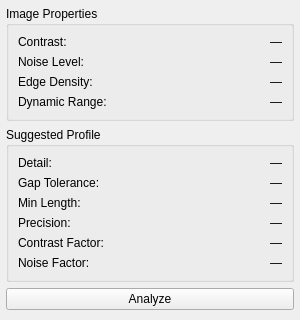
<?xml version="1.0" encoding="UTF-8"?>
<ui version="4.0">
 <class>ImageAnalyzerPanel</class>
 <widget class="QMainWindow" name="ImageAnalyzerPanel">
  <property name="windowModality">
   <enum>Qt::NonModal</enum>
  </property>
  <property name="geometry">
   <rect>
    <x>0</x>
    <y>0</y>
    <width>300</width>
    <height>320</height>
   </rect>
  </property>
  <property name="minimumSize">
   <size>
    <width>280</width>
    <height>300</height>
   </size>
  </property>
  <property name="windowTitle">
   <string>Image Analyzer</string>
  </property>
  <widget class="QWidget" name="centralwidget">
   <layout class="QVBoxLayout" name="verticalLayout">
    <property name="spacing">
     <number>6</number>
    </property>
    <property name="leftMargin">
     <number>6</number>
    </property>
    <property name="topMargin">
     <number>6</number>
    </property>
    <property name="rightMargin">
     <number>6</number>
    </property>
    <property name="bottomMargin">
     <number>6</number>
    </property>
    <item>
     <widget class="QGroupBox" name="group_properties">
      <property name="title">
       <string>Image Properties</string>
      </property>
      <layout class="QFormLayout" name="formLayout_properties">
       <item row="0" column="0">
        <widget class="QLabel" name="label_contrast_title">
         <property name="text">
          <string>Contrast:</string>
         </property>
        </widget>
       </item>
       <item row="0" column="1">
        <widget class="QLabel" name="lbl_contrast">
         <property name="text">
          <string>—</string>
         </property>
         <property name="alignment">
          <set>Qt::AlignRight|Qt::AlignVCenter</set>
         </property>
        </widget>
       </item>
       <item row="1" column="0">
        <widget class="QLabel" name="label_noise_title">
         <property name="text">
          <string>Noise Level:</string>
         </property>
        </widget>
       </item>
       <item row="1" column="1">
        <widget class="QLabel" name="lbl_noise">
         <property name="text">
          <string>—</string>
         </property>
         <property name="alignment">
          <set>Qt::AlignRight|Qt::AlignVCenter</set>
         </property>
        </widget>
       </item>
       <item row="2" column="0">
        <widget class="QLabel" name="label_edge_density_title">
         <property name="text">
          <string>Edge Density:</string>
         </property>
        </widget>
       </item>
       <item row="2" column="1">
        <widget class="QLabel" name="lbl_edge_density">
         <property name="text">
          <string>—</string>
         </property>
         <property name="alignment">
          <set>Qt::AlignRight|Qt::AlignVCenter</set>
         </property>
        </widget>
       </item>
       <item row="3" column="0">
        <widget class="QLabel" name="label_dynamic_range_title">
         <property name="text">
          <string>Dynamic Range:</string>
         </property>
        </widget>
       </item>
       <item row="3" column="1">
        <widget class="QLabel" name="lbl_dynamic_range">
         <property name="text">
          <string>—</string>
         </property>
         <property name="alignment">
          <set>Qt::AlignRight|Qt::AlignVCenter</set>
         </property>
        </widget>
       </item>
      </layout>
     </widget>
    </item>
    <item>
     <widget class="QGroupBox" name="group_profile">
      <property name="title">
       <string>Suggested Profile</string>
      </property>
      <layout class="QFormLayout" name="formLayout_profile">
       <item row="0" column="0">
        <widget class="QLabel" name="label_detail_title">
         <property name="text">
          <string>Detail:</string>
         </property>
        </widget>
       </item>
       <item row="0" column="1">
        <widget class="QLabel" name="lbl_detail">
         <property name="text">
          <string>—</string>
         </property>
         <property name="alignment">
          <set>Qt::AlignRight|Qt::AlignVCenter</set>
         </property>
        </widget>
       </item>
       <item row="1" column="0">
        <widget class="QLabel" name="label_gap_title">
         <property name="text">
          <string>Gap Tolerance:</string>
         </property>
        </widget>
       </item>
       <item row="1" column="1">
        <widget class="QLabel" name="lbl_gap_tolerance">
         <property name="text">
          <string>—</string>
         </property>
         <property name="alignment">
          <set>Qt::AlignRight|Qt::AlignVCenter</set>
         </property>
        </widget>
       </item>
       <item row="2" column="0">
        <widget class="QLabel" name="label_min_length_title">
         <property name="text">
          <string>Min Length:</string>
         </property>
        </widget>
       </item>
       <item row="2" column="1">
        <widget class="QLabel" name="lbl_min_length">
         <property name="text">
          <string>—</string>
         </property>
         <property name="alignment">
          <set>Qt::AlignRight|Qt::AlignVCenter</set>
         </property>
        </widget>
       </item>
       <item row="3" column="0">
        <widget class="QLabel" name="label_precision_title">
         <property name="text">
          <string>Precision:</string>
         </property>
        </widget>
       </item>
       <item row="3" column="1">
        <widget class="QLabel" name="lbl_precision">
         <property name="text">
          <string>—</string>
         </property>
         <property name="alignment">
          <set>Qt::AlignRight|Qt::AlignVCenter</set>
         </property>
        </widget>
       </item>
       <item row="4" column="0">
        <widget class="QLabel" name="label_contrast_factor_title">
         <property name="text">
          <string>Contrast Factor:</string>
         </property>
        </widget>
       </item>
       <item row="4" column="1">
        <widget class="QLabel" name="lbl_contrast_factor">
         <property name="text">
          <string>—</string>
         </property>
         <property name="alignment">
          <set>Qt::AlignRight|Qt::AlignVCenter</set>
         </property>
        </widget>
       </item>
       <item row="5" column="0">
        <widget class="QLabel" name="label_noise_factor_title">
         <property name="text">
          <string>Noise Factor:</string>
         </property>
        </widget>
       </item>
       <item row="5" column="1">
        <widget class="QLabel" name="lbl_noise_factor">
         <property name="text">
          <string>—</string>
         </property>
         <property name="alignment">
          <set>Qt::AlignRight|Qt::AlignVCenter</set>
         </property>
        </widget>
       </item>
      </layout>
     </widget>
    </item>
    <item>
     <widget class="QPushButton" name="pb_analyze">
      <property name="text">
       <string>Analyze</string>
      </property>
     </widget>
    </item>
    <item>
     <spacer name="verticalSpacer">
      <property name="orientation">
       <enum>Qt::Vertical</enum>
      </property>
      <property name="sizeHint" stdset="0">
       <size>
        <width>20</width>
        <height>0</height>
       </size>
      </property>
     </spacer>
    </item>
   </layout>
  </widget>
 </widget>
 <resources/>
 <connections>
  <connection>
   <sender>pb_analyze</sender>
   <signal>clicked()</signal>
   <receiver>ImageAnalyzerPanel</receiver>
   <slot>analyze()</slot>
   <hints>
    <hint type="sourcelabel">
     <x>150</x>
     <y>290</y>
    </hint>
    <hint type="destinationlabel">
     <x>150</x>
     <y>160</y>
    </hint>
   </hints>
  </connection>
 </connections>
 <slots>
  <slot>analyze()</slot>
 </slots>
</ui>
